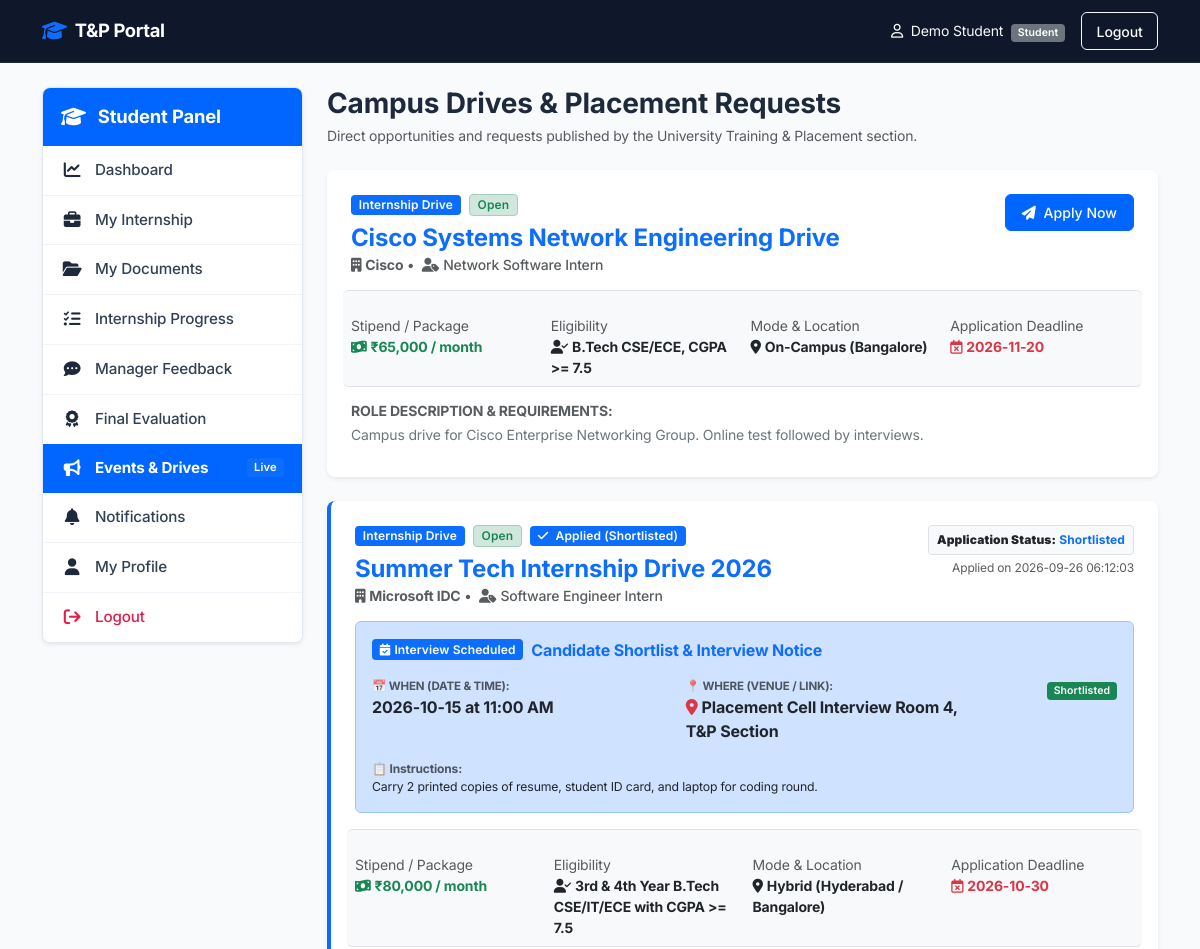
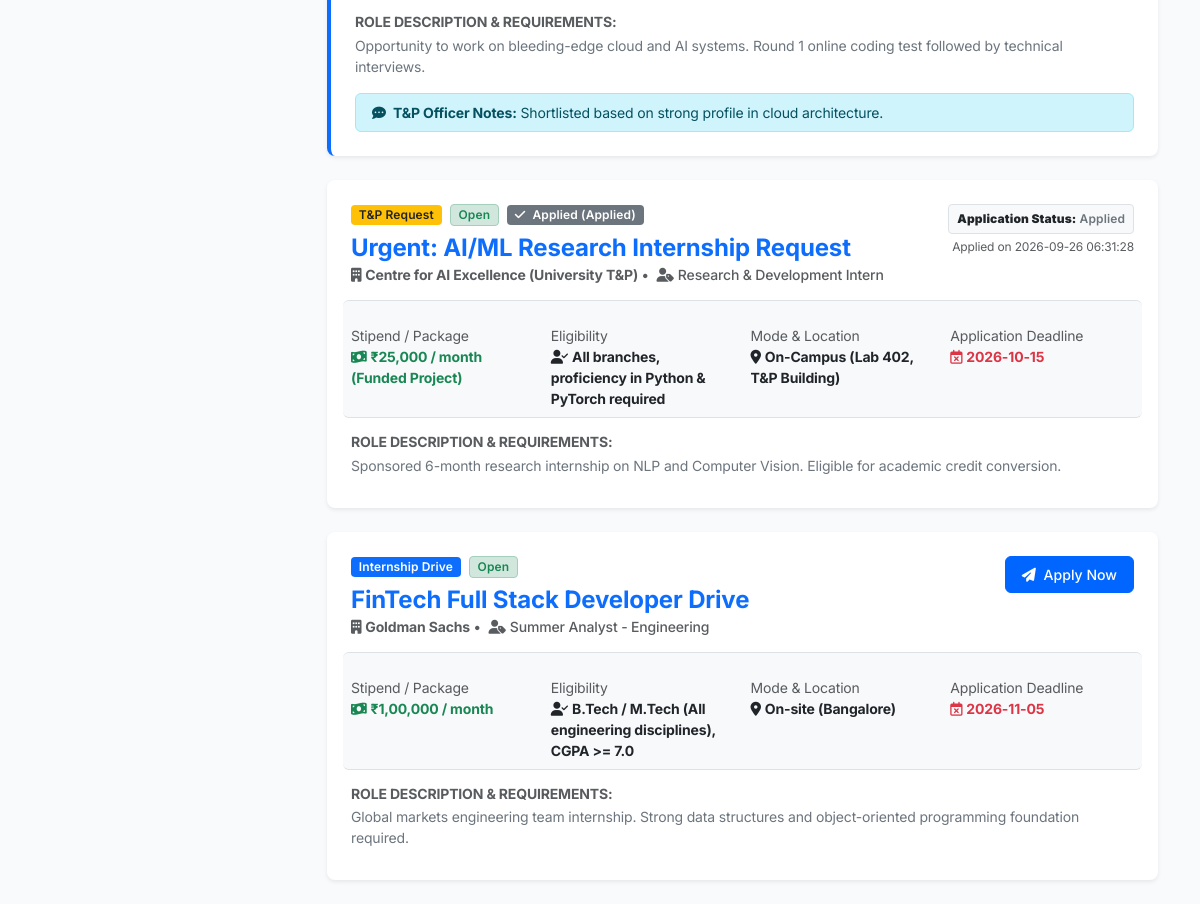
/student/events (signed in), run on the app's committed database (2 pictures, top to bottom).
### tables this page shows
CREATE TABLE events (
            id INTEGER PRIMARY KEY AUTOINCREMENT,
            title TEXT NOT NULL,
            company_name TEXT NOT NULL,
            event_type TEXT NOT NULL DEFAULT 'Internship Drive',
            role TEXT,
            eligibility TEXT,
            stipend TEXT,
            mode TEXT DEFAULT 'On-Campus',
            location TEXT,
            deadline TEXT,
            description TEXT,
            link TEXT,
            status TEXT DEFAULT 'Open' CHECK(status IN ('Open', 'Closed')),
            created_at TIMESTAMP DEFAULT CURRENT_TIMESTAMP
        );

CREATE TABLE event_applications (
            id INTEGER PRIMARY KEY AUTOINCREMENT,
            event_id INTEGER NOT NULL,
            student_id INTEGER NOT NULL,
            resume_filename TEXT,
            student_note TEXT,
            status TEXT DEFAULT 'Applied' CHECK(status IN ('Applied', 'Under Review', 'Shortlisted', 'Selected', 'Rejected')),
            admin_notes TEXT,
            applied_at TIMESTAMP DEFAULT CURRENT_TIMESTAMP, interview_date TEXT, interview_time TEXT, interview_venue TEXT, interview_instructions TEXT,
            FOREIGN KEY (event_id) REFERENCES events(id) ON DELETE CASCADE,
            FOREIGN KEY (student_id) REFERENCES users(id) ON DELETE CASCADE,
            UNIQUE(event_id, student_id)
        );

### app.py (the view)
@app.route('/student/events')
@login_required
def student_events():
    if session.get('role') != 'student':
        return redirect(url_for('admin_dashboard'))
    conn = get_db_connection()
    events = conn.execute('''
        SELECT events.*,
               ea.status as app_status,
               ea.applied_at,
               ea.admin_notes,
               ea.interview_date,
               ea.interview_time,
               ea.interview_venue,
               ea.interview_instructions,
               CASE WHEN ea.id IS NOT NULL THEN 1 ELSE 0 END as applied
        FROM events
        LEFT JOIN event_applications ea ON events.id = ea.event_id AND ea.student_id = ?
        ORDER BY events.created_at DESC
    ''', (session['user_id'],)).fetchall()
    conn.close()
    return render_template('student_events.html', events=events)

### templates/student_events.html (shortened to what this page needs)
{% extends "student_base.html" %}
{% block student_content %}
<div class="d-flex justify-content-between align-items-center mb-4">
    <div>
        <h3 class="fw-bold mb-1">Campus Drives & Placement Requests</h3>
        <p class="text-muted mb-0 small">Direct opportunities and requests published by the University Training & Placement section.</p>
    </div>
</div>
<div class="row g-4">
    {% for ev in events %}
    <div class="col-12" id="event-{{ ev.id }}">
        <div class="card shadow-sm border-0 {% if ev.applied and ev.app_status == 'Shortlisted' %}border-start border-4 border-primary{% elif ev.applied and ev.app_status == 'Selected' %}border-start border-4 border-success{% endif %}">
            <div class="card-body p-4">
                <div class="d-flex flex-wrap justify-content-between align-items-start mb-3">
                    <div>
                        <div class="d-flex align-items-center gap-2 mb-2">
                            <span class="badge {% if ev.event_type == 'Internship Drive' %}bg-primary{% elif ev.event_type == 'T&P Request' %}bg-warning text-dark{% else %}bg-info text-dark{% endif %}">
                                {{ ev.event_type }}
                            </span>
                            <span class="badge {% if ev.status == 'Open' %}bg-success-subtle text-success border border-success-subtle{% else %}bg-secondary{% endif %}">
                                {{ ev.status }}
                            </span>
                            {% if ev.applied %}
                                <span class="badge {% if ev.app_status == 'Shortlisted' %}bg-primary text-white{% elif ev.app_status == 'Selected' %}bg-success text-white{% else %}bg-secondary text-white{% endif %}">
                                    <i class="fa-solid fa-check me-1"></i> Applied ({{ ev.app_status }})
                                </span>
                            {% endif %}
                        </div>
                        <h4 class="fw-bold mb-1 text-primary">{{ ev.title }}</h4>
                        <h6 class="text-muted mb-0 small"><i class="fa-solid fa-building me-1"></i><strong>{{ ev.company_name }}</strong> &bull; <i class="fa-solid fa-user-tag ms-1 me-1"></i>{{ ev.role or 'Intern' }}</h6>
                    </div>
                    <div class="text-end mt-2 mt-md-0">
                        {% if ev.applied %}
                            <div>
                                <span class="badge bg-light text-dark border p-2 mb-1 d-block">
                                    <strong>Application Status:</strong>
                                    <span class="{% if ev.app_status == 'Selected' %}text-success fw-bold{% elif ev.app_status == 'Shortlisted' %}text-primary fw-bold{% elif ev.app_status == 'Rejected' %}text-danger{% else %}text-secondary{% endif %}">
                                        {{ ev.app_status }}
                                    </span>
                                </span>
                                <small class="text-muted d-block" style="font-size: 0.75rem;">Applied on {{ ev.applied_at }}</small>
                            </div>
                        {% elif ev.status == 'Open' %}
                            <button class="btn btn-primary btn-sm px-3" data-bs-toggle="modal" data-bs-target="#applyModal-{{ ev.id }}">
                                <i class="fa-solid fa-paper-plane me-1"></i> Apply Now
                            </button>
                        {% else %}
                            <button class="btn btn-secondary btn-sm" disabled>Closed</button>
                        {% endif %}
                    </div>
                </div>
                {% if ev.applied and ev.app_status == 'Shortlisted' %}
                <div class="alert alert-primary bg-primary-subtle border-primary-subtle text-primary-emphasis p-3 rounded mb-3">
                    <div class="d-flex align-items-center mb-2">
                        <span class="badge bg-primary text-white me-2"><i class="fa-solid fa-calendar-check me-1"></i>Interview Scheduled</span>
                        <strong class="text-primary fs-6">Candidate Shortlist & Interview Notice</strong>
                    </div>
                    <div class="row g-2 small mt-1">
                        <div class="col-md-5">
                            <span class="text-muted d-block fw-bold text-uppercase" style="font-size: 0.72rem;">📅 When (Date & Time):</span>
                            <strong class="fs-6 text-dark">{{ ev.interview_date or 'To be confirmed soon' }} {% if ev.interview_time %}at {{ ev.interview_time }}{% endif %}</strong>
                        </div>
                        <div class="col-md-5">
                            <span class="text-muted d-block fw-bold text-uppercase" style="font-size: 0.72rem;">📍 Where (Venue / Link):</span>
                            {% if ev.interview_venue and (ev.interview_venue.startswith('http://') or ev.interview_venue.startswith('https://')) %}
                                <a href="{{ ev.interview_venue }}" target="_blank" class="btn btn-sm btn-primary py-0 px-2 mt-1">
                                    <i class="fa-solid fa-video me-1"></i> Join Online Interview Room
                                </a>
                            {% else %}
                                <strong class="fs-6 text-dark"><i class="fa-solid fa-location-dot text-danger me-1"></i>{{ ev.interview_venue or 'Venue details will be sent by T&P' }}</strong>
                            {% endif %}
                        </div>
                        <div class="col-md-2 text-md-end">
                            <span class="badge bg-success text-white">Shortlisted</span>
                        </div>
                        {% if ev.interview_instructions %}
                        <div class="col-12 mt-2 pt-2 border-top">
                            <span class="text-muted d-block fw-bold" style="font-size: 0.75rem;">📋 Instructions:</span>
                            <p class="mb-0 text-dark small">{{ ev.interview_instructions }}</p>
                        </div>
                        {% endif %}
                    </div>
                </div>
                {% endif %}
                <div class="row g-3 py-2 my-2 border-top border-bottom bg-light rounded small">
                    <div class="col-md-3">
                        <span class="text-muted d-block">Stipend / Package</span>
                        <strong class="text-success"><i class="fa-solid fa-money-bill-wave me-1"></i>{{ ev.stipend or 'Not Disclosed' }}</strong>
                    </div>
                    <div class="col-md-3">
                        <span class="text-muted d-block">Eligibility</span>
                        <strong><i class="fa-solid fa-user-check me-1"></i>{{ ev.eligibility or 'All Eligible Branches' }}</strong>
                    </div>
                    <div class="col-md-3">
                        <span class="text-muted d-block">Mode & Location</span>
                        <strong><i class="fa-solid fa-location-dot me-1"></i>{{ ev.mode }} ({{ ev.location or 'Campus' }})</strong>
                    </div>
                    <div class="col-md-3">
                        <span class="text-muted d-block">Application Deadline</span>
                        <strong class="text-danger"><i class="fa-regular fa-calendar-xmark me-1"></i>{{ ev.deadline or 'Rolling Basis' }}</strong>
                    </div>
                </div>
                <div class="mt-3">
                    <h6 class="fw-bold mb-1 small text-muted text-uppercase">Role Description & Requirements:</h6>
                    <p class="text-secondary small mb-2">{{ ev.description }}</p>
                </div>
                {% if ev.applied and ev.admin_notes %}
                <div class="alert alert-info mt-3 mb-0 small py-2">
                    <strong><i class="fa-solid fa-comment-dots me-1"></i> T&P Officer Notes:</strong> {{ ev.admin_notes }}
                </div>
                {% endif %}
            </div>
        </div>
    </div>
    {% endfor %}
</div>
{% endblock %}

### templates/student_base.html
{% extends "base.html" %}
{% block content %}
<div class="row">
    <div class="col-md-3 mb-4">
        <div class="student-sidebar-card shadow-sm">
            <div class="student-sidebar-header">
                <i class="fa-solid fa-graduation-cap"></i> Student Panel
            </div>
            <div class="list-group list-group-flush student-sidebar">
                <a href="{{ url_for('student_dashboard') }}" class="list-group-item list-group-item-action {% if request.endpoint == 'student_dashboard' %}active{% endif %}">
                    <i class="fa-solid fa-chart-line"></i> Dashboard
                </a>
                <a href="{{ url_for('student_internship') }}" class="list-group-item list-group-item-action {% if request.endpoint in ['student_internship', 'new_internship'] %}active{% endif %}">
                    <i class="fa-solid fa-briefcase"></i> My Internship
                </a>
                <a href="{{ url_for('student_documents') }}" class="list-group-item list-group-item-action {% if request.endpoint == 'student_documents' %}active{% endif %}">
                    <i class="fa-solid fa-folder-open"></i> My Documents
                </a>
                <a href="{{ url_for('student_progress') }}" class="list-group-item list-group-item-action {% if request.endpoint == 'student_progress' %}active{% endif %}">
                    <i class="fa-solid fa-tasks"></i> Internship Progress
                </a>
                <a href="{{ url_for('student_feedback') }}" class="list-group-item list-group-item-action {% if request.endpoint == 'student_feedback' %}active{% endif %}">
                    <i class="fa-solid fa-comment-dots"></i> Manager Feedback
                </a>
                <a href="{{ url_for('student_completion') }}" class="list-group-item list-group-item-action {% if request.endpoint == 'student_completion' %}active{% endif %}">
                    <i class="fa-solid fa-award"></i> Final Evaluation
                </a>
                <a href="{{ url_for('student_events') }}" class="list-group-item list-group-item-action {% if request.endpoint in ['student_events', 'view_student_event'] %}active{% endif %}">
                    <i class="fa-solid fa-bullhorn"></i> Events & Drives
                    <span class="badge bg-primary ms-auto" style="font-size: 0.7rem;">Live</span>
                </a>
                <a href="{{ url_for('student_notifications') }}" class="list-group-item list-group-item-action {% if request.endpoint == 'student_notifications' %}active{% endif %}">
                    <i class="fa-solid fa-bell"></i> Notifications
                </a>
                <a href="{{ url_for('student_profile') }}" class="list-group-item list-group-item-action {% if request.endpoint == 'student_profile' %}active{% endif %}">
                    <i class="fa-solid fa-user"></i> My Profile
                </a>
                <a href="{{ url_for('logout') }}" class="list-group-item list-group-item-action item-logout">
                    <i class="fa-solid fa-arrow-right-from-bracket"></i> Logout
                </a>
            </div>
        </div>
    </div>
    <div class="col-md-9">
        {% block student_content %}{% endblock %}
    </div>
</div>
{% endblock %}

### templates/base.html (shortened to what this page needs)
<!DOCTYPE html>
<html lang="en">
<head>
    <link href="https://cdnjs.cloudflare.com/ajax/libs/bootstrap/5.3.3/css/bootstrap.min.css" rel="stylesheet">
    <link href="https://cdnjs.cloudflare.com/ajax/libs/font-awesome/6.5.2/css/all.min.css" rel="stylesheet">
    <link href="{{ url_for('static', filename='css/style.css') }}" rel="stylesheet">
</head>
<body>
    <nav class="navbar navbar-expand-lg navbar-dark">
        <div class="container">
            <a class="navbar-brand d-flex align-items-center" href="{{ url_for('index') }}">
                <i class="fa-solid fa-graduation-cap text-primary me-2 fs-5"></i>
                <span>T&P Portal</span>
            </a>
            <div class="d-flex align-items-center">
                {% if session.user_id %}
                    <span class="navbar-text text-light small me-3">
                        <i class="fa-regular fa-user me-1"></i> {{ session.full_name }}
                        <span class="badge {% if session.role == 'admin' %}bg-primary{% else %}bg-secondary{% endif %} ms-1">{{ session.role|capitalize }}</span>
                    </span>
                    <a href="{{ url_for('logout') }}" class="btn btn-outline-light btn-sm">Logout</a>
                {% else %}
                    <a href="{{ url_for('login') }}" class="btn btn-outline-light btn-sm me-2">Login</a>
                    <a href="{{ url_for('register') }}" class="btn btn-primary btn-sm">Register</a>
                {% endif %}
            </div>
        </div>
    </nav>
    <div class="container my-4">
        {% block content %}{% endblock %}
    </div>
</body>
</html>

### data on the page
events: event_type "Internship Drive", status "Open", title "Cisco Systems Network Engineering Drive", company_name "Cisco", role "Network Software Intern", stipend "₹65,000 / month", eligibility "B.Tech CSE/ECE, CGPA >= 7.5", mode "On-Campus", location "Bangalore", deadline "2026-11-20", description "Campus drive for Cisco Enterprise Networking Group. Online test followed by interviews."
event_applications: event_type "Internship Drive", status "Open", app_status "Shortlisted", title "Summer Tech Internship Drive 2026", company_name "Microsoft IDC", role "Software Engineer Intern", applied_at "2026-09-26 06:12:03", interview_date "2026-10-15", interview_time "11:00 AM", interview_venue "Placement Cell Interview Room 4, T&P Section", interview_instructions "Carry 2 printed copies of resume, student ID card, and laptop for coding round.", stipend "₹80,000 / month", eligibility "3rd & 4th Year B.Tech CSE/IT/ECE with CGPA >= 7.5", mode "Hybrid", location "Hyderabad / Bangalore", deadline "2026-10-30", description "Opportunity to work on bleeding-edge cloud and AI systems. Round 1 online coding test followed by technical interviews.", admin_notes "Shortlisted based on strong profile in cloud architecture."
event_applications: event_type "T&P Request", status "Open", app_status "Applied", title "Urgent: AI/ML Research Internship Request", company_name "Centre for AI Excellence (University T&P)", role "Research & Development Intern", applied_at "2026-09-26 06:31:28", stipend "₹25,000 / month (Funded Project)", eligibility "All branches, proficiency in Python & PyTorch required", mode "On-Campus", location "Lab 402, T&P Building", deadline "2026-10-15", description "Sponsored 6-month research internship on NLP and Computer Vision. Eligible for academic credit conversion."
events: event_type "Internship Drive", status "Open", title "FinTech Full Stack Developer Drive", company_name "Goldman Sachs", role "Summer Analyst - Engineering", stipend "₹1,00,000 / month", eligibility "B.Tech / M.Tech (All engineering disciplines), CGPA >= 7.0", mode "On-site", location "Bangalore", deadline "2026-11-05", description "Global markets engineering team internship. Strong data structures and object-oriented programming foundation required."

### other printed values
{{ session.full_name }} "Demo Student"
{{ session.role|capitalize }} "Student"
